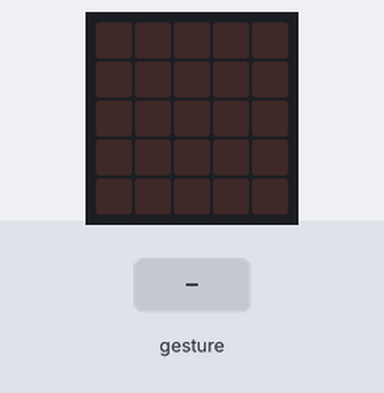
Bench run of a program on a simulated BBC micro:bit (MakeCode). Parts: the board's 5×5 LED display. The test bench sets the inputs (shaded band). Random numbers come from a fixed seed; a tilt is held for 1.5 s and a shake lasts 1 s, then the board lies face up again.

Above: at 1.2 s.
1.3 s: gesture 'shake'
At 1.9 s:
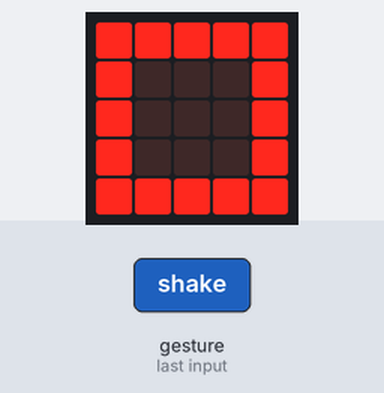
At 6.8 s:
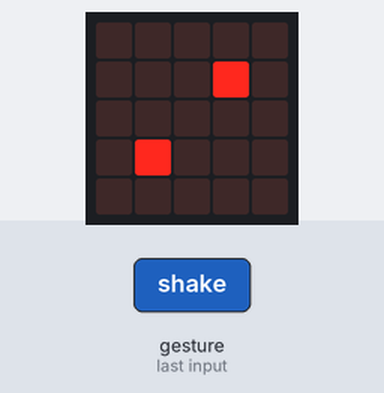
Timing chart, 0 to 8.3 s (numbered marks = the images above; inputs shaded):
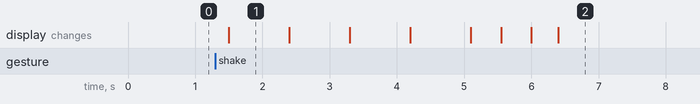

The program:

main.ts
```typescript
let dobókocka = 0
input.onGesture(Gesture.Shake, function () {
    basic.showLeds(`
        # # # # #
        # . . . #
        # . . . #
        # . . . #
        # # # # #
        `)
    basic.pause(500)
    basic.showLeds(`
        . . # . .
        . # . # .
        # . . . #
        . # . # .
        . . # . .
        `)
    basic.pause(500)
    basic.showLeds(`
        . . # . .
        . . # . .
        # # # # #
        . . # . .
        . . # . .
        `)
    basic.pause(500)
    basic.showLeds(`
        . . # . .
        . # . # .
        # . . . #
        . # . # .
        . . # . .
        `)
    basic.pause(50)
    basic.showLeds(`
        . . # . .
        . # . # .
        # . . . #
        . # . # .
        . . # . .
        `)
    basic.pause(50)
    basic.showLeds(`
        . . # . .
        . . # . .
        # # # # #
        . . # . .
        . . # . .
        `)
    basic.pause(50)
    basic.showLeds(`
        . . # . .
        . # . # .
        # . . . #
        . # . # .
        . . # . .
        `)
    basic.pause(50)
    basic.showLeds(`
        # # # # #
        # . . . #
        # . . . #
        # . . . #
        # # # # #
        `)
    dobókocka = randint(1, 6)
    if (dobókocka == 1) {
        basic.showLeds(`
            . . . . .
            . . . . .
            . . # . .
            . . . . .
            . . . . .
            `)
    }
    if (dobókocka == 2) {
        basic.showLeds(`
            . . . . .
            . . . # .
            . . . . .
            . # . . .
            . . . . .
            `)
    }
    if (dobókocka == 3) {
        basic.showLeds(`
            . . . . .
            . . . # .
            . . # . .
            . # . . .
            . . . . .
            `)
    }
    if (dobókocka == 4) {
        basic.showLeds(`
            . . . . .
            . # . # .
            . . . . .
            . # . # .
            . . . . .
            `)
    }
    if (dobókocka == 5) {
        basic.showLeds(`
            . . . . .
            . # . # .
            . . # . .
            . # . # .
            . . . . .
            `)
    }
    if (dobókocka == 6) {
        basic.showLeds(`
            . . . . .
            . # . # .
            . # . # .
            . # . # .
            . . . . .
            `)
    }
})
```

test.ts
```typescript
// ide kerülnek a tesztek; a rendszer ezt nem kompilálja, ha a csomagot bővítményként használják.
```

Measured:
- after the input at 1.3 s, the display: changes after 0.20 s (image 1)
- what the display in image 1 shows lasts 0.9 s, from 1.5 s to 2.4 s
